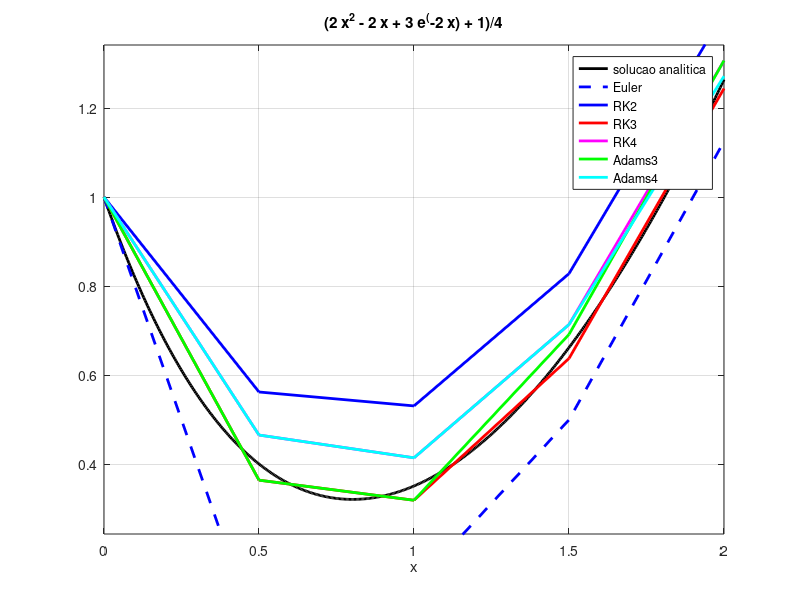

Here is the MATLAB script that generated this plot:
figure;
a = ezplot("(2*x^2 - 2*x + 3*e^(-2*x) + 1)/4",[0,2])
set(a,"linewidth",2)
set(a,"color","k")
grid on
hold on
teuler = [0, 0.5, 1, 1.5, 2]
yeuler = [1, 0, 0.125, 0.5, 1.125]
euler = plot(teuler, yeuler, "b--")
set(euler,"linewidth",2)
hold on
trk2 = [0, 0.5, 1, 1.5, 2]
yrk2 = [1, 0.5625, 0.53125, 0.828125, 1.41406]
rk2 = plot(trk2, yrk2, "b-")
set(rk2,"linewidth",2)
hold on
trk3 = [0, 0.5, 1, 1.5, 2]
yrk3 = [1, 0.364583, 0.319444, 0.637731, 1.24383]
rk3 = plot(trk3, yrk3, "r-")
set(rk3,"linewidth",2)
hold on
trk4 = [0, 0.5, 1, 1.5, 2]
yrk4 = [1, 0.465856, 0.414697, 0.713851, 1.3062]
rk4 = plot(trk4, yrk4, "m-")
set(rk4,"linewidth",2)
hold on
tad3 = [0, 0.5, 1, 1.5, 2]
yad3 = [1, 0.364583, 0.319444, 0.691744, 1.30654]
ad3 = plot(tad3, yad3, "g-")
set(ad3,"linewidth",2)
hold on
tad4 = [0, 0.5, 1, 1.5, 2]
yad4 = [1, 0.465856, 0.414697, 0.713851, 1.27142]
ad4 = plot(tad4, yad4, "c-")
set(ad4,"linewidth",2)
legend('solucao analitica', 'Euler', 'RK2', 'RK3', 'RK4', 'Adams3', 'Adams4');